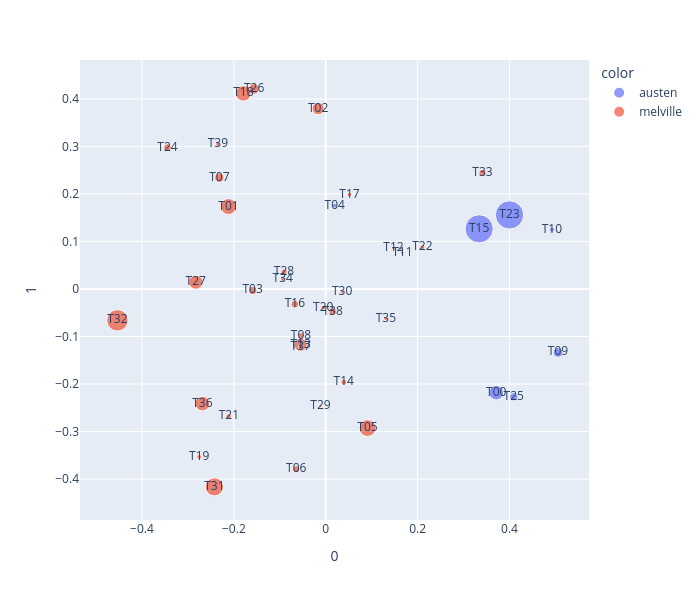

Notebook source saved alongside this figure:
### Code cell
px.scatter(PHI_COMPS.reset_index(), 0, 1, 
           size=TOPICS.term_freq, 
           color=TOPICS.author, 
           text='topic_id', hover_name=TOPICS.label, height=600, width=700)

### Figure 1 — Plotly figure (JSON) as saved in the notebook; plotly's stock layout.template omitted (floating-point values rounded to 4 significant figures)
{"data": [{"hovertemplate": "<b>%{hovertext}</b><br><br>color=austen<br>0=%{x}<br>1=%{y}<br>size=%{marker.size}<br>topic_id=%{text}<extra></extra>", "hovertext": ["AUSTEN T00 room house door time day night bed hour moment", "AUSTEN T04 jacket philosophy friend man boots tho freind alas pair", "AUSTEN T09 house place country ladies home family children people church", "AUSTEN T10 father years mother wife sisters pounds children age money", "AUSTEN T15 time room thing man day oh friend way moment", "AUSTEN T23 time letter sister feelings heart mind family man mother", "AUSTEN T25 walk time house day horse morning party country weather"], "legendgroup": "austen", "marker": {"color": "#636efa", "size": [0.04048, 0.0044, 0.01858, 0.005125, 0.1512, 0.1523, 0.01314], "sizemode": "area", "sizeref": 0.0003808, "symbol": "circle"}, "mode": "markers+text", "name": "austen", "orientation": "v", "showlegend": true, "text": ["T00", "T04", "T09", "T10", "T15", "T23", "T25"], "type": "scatter", "x": [0.3713, 0.01968, 0.5057, 0.4922, 0.3339, 0.4, 0.4094], "xaxis": "x", "y": [-0.2182, 0.1754, -0.1336, 0.1248, 0.1265, 0.1558, -0.2268], "yaxis": "y"}, {"hovertemplate": "<b>%{hovertext}</b><br><br>color=melville<br>0=%{x}<br>1=%{y}<br>size=%{marker.size}<br>topic_id=%{text}<extra></extra>", "hovertext": ["MELVILLE T01 lord man things men gods soul time thing heart", "MELVILLE T02 sir thou thee boy man brother way oh hand", "MELVILLE T03 round man child hand ha time wine head image", "MELVILLE T05 valley natives island time islanders house fruit trees ground", "MELVILLE T06 consul place emigrants steerage doctor rest ship day water", "MELVILLE T07 ye man leg thou hand aye eyes look arm", "MELVILLE T08 feet man head crown tail blade coat woman vault", "MELVILLE T11 doctor apples way man mother work romance life house", "MELVILLE T12 paper thee thou bread hath hand heart room powder", "MELVILLE T13 book sort way thing captain sailors head boy sea", "MELVILLE T14 feet eyes rock stream roots night companion view place", "MELVILLE T16 doctor time way round man island cook boat hand", "MELVILLE T17 merchant way character years man characters sort time nature", "MELVILLE T18 man friend sort stranger way time gentleman case money", "MELVILLE T19 ship vessel way hammock craft rigging sea things cabin", "MELVILLE T20 gold crimson land item issue groves day eyes yillah", "MELVILLE T21 brigantine ship sailors ships sea board beer beef ale", "MELVILLE T22 portrait father picture time fathers thing life reign son", "MELVILLE T24 man law officers war men beard time seamen beards", "MELVILLE T26 man world nature soul life face thing time mind", "MELVILLE T27 man hand ship gentlemen time sort men face master", "MELVILLE T28 canoe soul priest maiden devils yillah whiteness tent strangers", "MELVILLE T29 log quadrant sea time way cabin instruments thing instrument", "MELVILLE T30 punishment lashes fleet cat dozen teeth powder court ball", "MELVILLE T31 sea water air ship wind boat day land sight", "MELVILLE T32 man men deck ship time sailors sea mate captain", "MELVILLE T33 mother love thee guitar world woman father thing heart", "MELVILLE T34 carpenter stone coffin end men man head life country", "MELVILLE T35 mess cook day shrine butter heart cooks water hand", "MELVILLE T36 whale whales boat ship head boats sea fish time", "MELVILLE T37 skeleton feet whale skull whales way time mate spine", "MELVILLE T38 king kings people island royal missionaries years men monarch", "MELVILLE T39 officers lady man men thou soldiers sir knight ye"], "legendgroup": "melville", "marker": {"color": "#EF553B", "size": [0.04802, 0.02838, 0.01357, 0.05389, 0.01024, 0.01674, 0.007346, 0.002623, 0.002776, 0.03216, 0.006652, 0.01202, 0.004259, 0.04546, 0.004583, 0.004199, 0.005693, 0.004749, 0.01166, 0.02118, 0.03755, 0.007625, 0.001772, 0.002616, 0.06308, 0.08713, 0.0105, 0.00342, 0.003243, 0.04054, 0.005169, 0.01158, 0.004292], "sizemode": "area", "sizeref": 0.0003808, "symbol": "circle"}, "mode": "markers+text", "name": "melville", "orientation": "v", "showlegend": true, "text": ["T01", "T02", "T03", "T05", "T06", "T07", "T08", "T11", "T12", "T13", "T14", "T16", "T17", "T18", "T19", "T20", "T21", "T22", "T24", "T26", "T27", "T28", "T29", "T30", "T31", "T32", "T33", "T34", "T35", "T36", "T37", "T38", "T39"], "type": "scatter", "x": [-0.2117, -0.01647, -0.1591, 0.09087, -0.0643, -0.2316, -0.05385, 0.1669, 0.1477, -0.05457, 0.03936, -0.06716, 0.05161, -0.1793, -0.2754, -0.005468, -0.2109, 0.2105, -0.3445, -0.1559, -0.2829, -0.09071, -0.01147, 0.03579, -0.2424, -0.4535, 0.3413, -0.0935, 0.1309, -0.2685, -0.05441, 0.01503, -0.2346], "xaxis": "x", "y": [0.1734, 0.3795, -0.003088, -0.2926, -0.3792, 0.2343, -0.09815, 0.07597, 0.08624, -0.1176, -0.1962, -0.03196, 0.1987, 0.4115, -0.3533, -0.03954, -0.2678, 0.08787, 0.2976, 0.421, 0.01429, 0.03577, -0.2459, -0.006974, -0.4163, -0.06601, 0.2439, 0.02005, -0.06236, -0.2412, -0.123, -0.04752, 0.3048], "yaxis": "y"}], "layout": {"height": 600, "legend": {"itemsizing": "constant", "title": {"text": "color"}, "tracegroupgap": 0}, "margin": {"t": 60}, "width": 700, "xaxis": {"anchor": "y", "domain": [0, 1], "title": {"text": "0"}}, "yaxis": {"anchor": "x", "domain": [0, 1], "title": {"text": "1"}}}}
